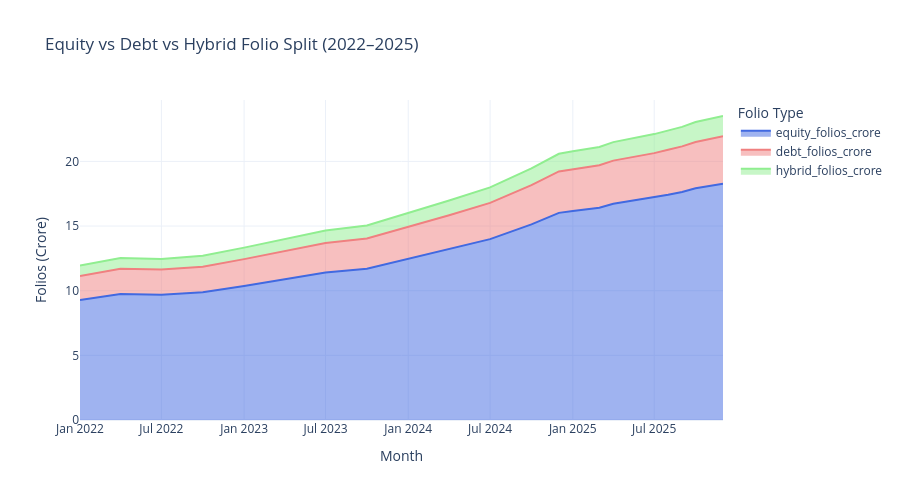

The cell this chart's notebook holds for it:
### Markdown cell above
### Extra Finding — Active SIP Accounts
Active SIP accounts grew steadily from 4.91 Cr (Jan 2022) reflecting 
consistent new investor registrations month-on-month.  
*Refer: chart_10_active_sip_accounts.png*

### Code cell
fig = px.area(
    folio_df,
    x="month",
    y=["equity_folios_crore", "debt_folios_crore", "hybrid_folios_crore"],
    title="Equity vs Debt vs Hybrid Folio Split (2022–2025)",
    labels={"month": "Month", "value": "Folios (Crore)", "variable": "Category"},
    color_discrete_map={
        "equity_folios_crore": "royalblue",
        "debt_folios_crore": "lightcoral",
        "hybrid_folios_crore": "lightgreen"
    }
)

fig.update_layout(
    template="plotly_white",
    hovermode="x unified",
    height=500,
    legend_title="Folio Type"
)

fig.show()
fig.write_image(r"c:\Users\deepk\mf_analytics\charts\chart_11_folio_split.png", scale=2)

### Figure 1 — Plotly figure (JSON) as saved in the notebook; plotly's stock layout.template omitted (floating-point values rounded to 4 significant figures)
{"data": [{"fillpattern": {"shape": ""}, "hovertemplate": "Category=equity_folios_crore<br>Month=%{x}<br>Folios (Crore)=%{y}<extra></extra>", "legendgroup": "equity_folios_crore", "line": {"color": "royalblue"}, "marker": {"symbol": "circle"}, "mode": "lines", "name": "equity_folios_crore", "orientation": "v", "showlegend": true, "stackgroup": "1", "type": "scatter", "x": ["2022-01-01T00:00:00", "2022-04-01T00:00:00", "2022-07-01T00:00:00", "2022-10-01T00:00:00", "2023-01-01T00:00:00", "2023-04-01T00:00:00", "2023-07-01T00:00:00", "2023-10-01T00:00:00", "2024-01-01T00:00:00", "2024-04-01T00:00:00", "2024-07-01T00:00:00", "2024-10-01T00:00:00", "2024-12-01T00:00:00", "2025-01-01T00:00:00", "2025-03-01T00:00:00", "2025-04-01T00:00:00", "2025-07-01T00:00:00", "2025-08-01T00:00:00", "2025-09-01T00:00:00", "2025-10-01T00:00:00", "2025-12-01T00:00:00"], "xaxis": "x", "y": [9.28, 9.74, 9.69, 9.88, 10.37, 10.88, 11.4, 11.7, 12.45, 13.2, 13.99, 15.13, 16.02, 16.17, 16.42, 16.72, 17.2, 17.42, 17.63, 17.92, 18.28], "yaxis": "y"}, {"fillpattern": {"shape": ""}, "hovertemplate": "Category=debt_folios_crore<br>Month=%{x}<br>Folios (Crore)=%{y}<extra></extra>", "legendgroup": "debt_folios_crore", "line": {"color": "lightcoral"}, "marker": {"symbol": "circle"}, "mode": "lines", "name": "debt_folios_crore", "orientation": "v", "showlegend": true, "stackgroup": "1", "type": "scatter", "x": ["2022-01-01T00:00:00", "2022-04-01T00:00:00", "2022-07-01T00:00:00", "2022-10-01T00:00:00", "2023-01-01T00:00:00", "2023-04-01T00:00:00", "2023-07-01T00:00:00", "2023-10-01T00:00:00", "2024-01-01T00:00:00", "2024-04-01T00:00:00", "2024-07-01T00:00:00", "2024-10-01T00:00:00", "2024-12-01T00:00:00", "2025-01-01T00:00:00", "2025-03-01T00:00:00", "2025-04-01T00:00:00", "2025-07-01T00:00:00", "2025-08-01T00:00:00", "2025-09-01T00:00:00", "2025-10-01T00:00:00", "2025-12-01T00:00:00"], "xaxis": "x", "y": [1.86, 1.95, 1.94, 1.98, 2.07, 2.18, 2.28, 2.34, 2.49, 2.64, 2.8, 3.03, 3.2, 3.23, 3.28, 3.34, 3.44, 3.48, 3.53, 3.58, 3.66], "yaxis": "y"}, {"fillpattern": {"shape": ""}, "hovertemplate": "Category=hybrid_folios_crore<br>Month=%{x}<br>Folios (Crore)=%{y}<extra></extra>", "legendgroup": "hybrid_folios_crore", "line": {"color": "lightgreen"}, "marker": {"symbol": "circle"}, "mode": "lines", "name": "hybrid_folios_crore", "orientation": "v", "showlegend": true, "stackgroup": "1", "type": "scatter", "x": ["2022-01-01T00:00:00", "2022-04-01T00:00:00", "2022-07-01T00:00:00", "2022-10-01T00:00:00", "2023-01-01T00:00:00", "2023-04-01T00:00:00", "2023-07-01T00:00:00", "2023-10-01T00:00:00", "2024-01-01T00:00:00", "2024-04-01T00:00:00", "2024-07-01T00:00:00", "2024-10-01T00:00:00", "2024-12-01T00:00:00", "2025-01-01T00:00:00", "2025-03-01T00:00:00", "2025-04-01T00:00:00", "2025-07-01T00:00:00", "2025-08-01T00:00:00", "2025-09-01T00:00:00", "2025-10-01T00:00:00", "2025-12-01T00:00:00"], "xaxis": "x", "y": [0.8, 0.83, 0.83, 0.85, 0.89, 0.93, 0.98, 1.0, 1.07, 1.13, 1.2, 1.3, 1.37, 1.39, 1.41, 1.43, 1.47, 1.49, 1.51, 1.54, 1.57], "yaxis": "y"}], "layout": {"height": 500, "hovermode": "x unified", "legend": {"title": {"text": "Folio Type"}, "tracegroupgap": 0}, "title": {"text": "Equity vs Debt vs Hybrid Folio Split (2022–2025)"}, "xaxis": {"anchor": "y", "domain": [0, 1], "title": {"text": "Month"}}, "yaxis": {"anchor": "x", "domain": [0, 1], "title": {"text": "Folios (Crore)"}}}}
